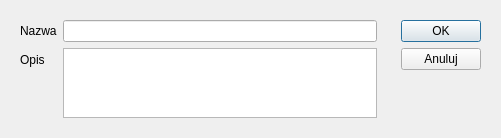
<?xml version="1.0" encoding="UTF-8"?>
<ui version="4.0">
 <class>AddEditAttribForm</class>
 <widget class="QDialog" name="AddEditAttribForm">
  <property name="geometry">
   <rect>
    <x>0</x>
    <y>0</y>
    <width>501</width>
    <height>134</height>
   </rect>
  </property>
  <property name="windowTitle">
   <string>Dodaj/edytuj wpis słownikowy</string>
  </property>
  <property name="modal">
   <bool>true</bool>
  </property>
  <layout class="QHBoxLayout" name="horizontalLayout">
   <item>
    <widget class="QWidget" name="widget" native="true">
     <layout class="QFormLayout" name="formLayout">
      <item row="0" column="0">
       <widget class="QLabel" name="label">
        <property name="text">
         <string>Nazwa</string>
        </property>
       </widget>
      </item>
      <item row="0" column="1">
       <widget class="QLineEdit" name="nameEdit"/>
      </item>
      <item row="1" column="0">
       <widget class="QLabel" name="label_2">
        <property name="text">
         <string>Opis</string>
        </property>
       </widget>
      </item>
      <item row="1" column="1">
       <widget class="QPlainTextEdit" name="descriptionEdit"/>
      </item>
     </layout>
    </widget>
   </item>
   <item>
    <widget class="QWidget" name="widget_2" native="true">
     <layout class="QVBoxLayout" name="verticalLayout">
      <item>
       <widget class="QPushButton" name="pushButton">
        <property name="text">
         <string>OK</string>
        </property>
       </widget>
      </item>
      <item>
       <widget class="QPushButton" name="pushButton_2">
        <property name="text">
         <string>Anuluj</string>
        </property>
       </widget>
      </item>
      <item>
       <spacer name="verticalSpacer">
        <property name="orientation">
         <enum>Qt::Vertical</enum>
        </property>
        <property name="sizeHint" stdset="0">
         <size>
          <width>20</width>
          <height>11</height>
         </size>
        </property>
       </spacer>
      </item>
     </layout>
    </widget>
   </item>
  </layout>
 </widget>
 <resources/>
 <connections/>
</ui>
